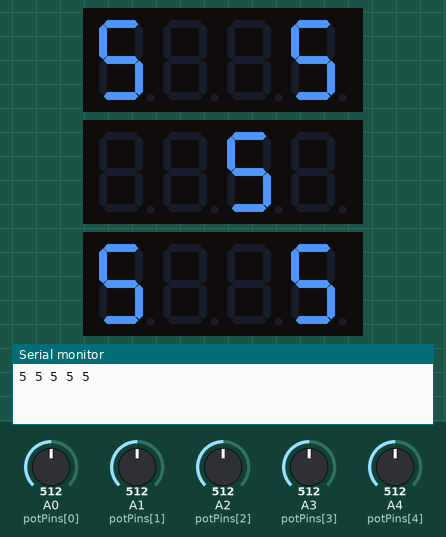
Simulated run of this sketch. Board: Arduino Uno, built with avr-gcc and run on an emulated ATmega328P. Shown: 3 × 4-digit seven-segment display, the last lines printed to the serial monitor. Inputs (shaded band) come from the test bench; at power-on: A0 (potPins[0]) = 512, A1 (potPins[1]) = 512, A2 (potPins[2]) = 512, A3 (potPins[3]) = 512, A4 (potPins[4]) = 512.

Above: at 1.9 s.
2.0 s: A0 (potPins[0]) set to 716
3.8 s: A1 (potPins[1]) set to 716
6.1 s: A2 (potPins[2]) set to 716
8.3 s: A3 (potPins[3]) set to 716
At 9.8 s:
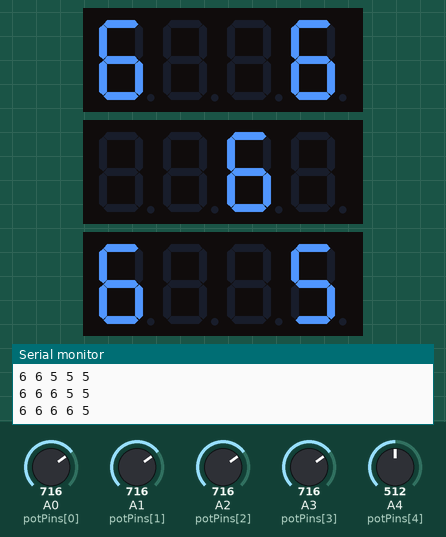
10.6 s: A4 (potPins[4]) set to 716
12.8 s: A0 (potPins[0]) set to 992
At 14.4 s:
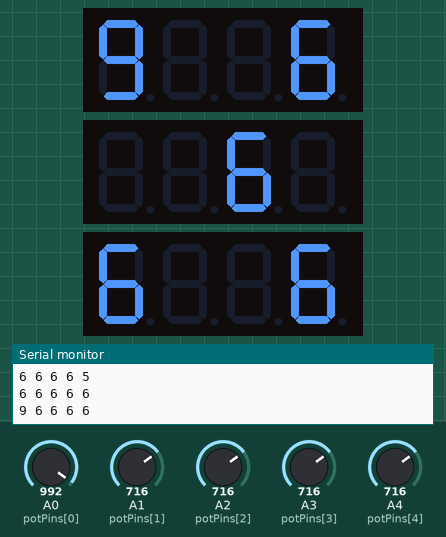
Timing chart, 0 to 15.9 s (numbered marks = the images above; inputs shaded):
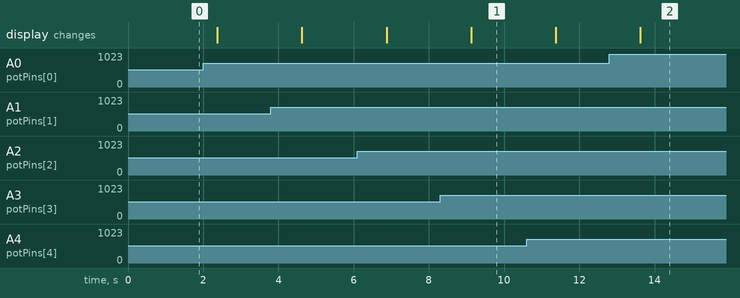

Measured:
- after the input at 8.3 s, the display: changes after 0.83 s (image 1)
- after the input at 12.8 s, the display: changes after 0.83 s (image 2)

The sketch:

segment_potmeters.ino
```cpp
// For displays
// Include the library
#include <TM1637Display.h>

// Define the connections pins
// display 1
#define CLK_1 12
#define DIO_1 11
// display 2
#define CLK_2 10
#define DIO_2 9
// display 3
#define CLK_3 8
#define DIO_3 7
// Create a display object of type TM1637Display
TM1637Display display1 = TM1637Display(CLK_1, DIO_1);
TM1637Display display2 = TM1637Display(CLK_2, DIO_2);
TM1637Display display3 = TM1637Display(CLK_3, DIO_3);

// Create an array that turns all segments ON
const uint8_t allON[] = {0xff, 0xff, 0xff, 0xff};

// Create an array that turns all segments OFF
const uint8_t allOFF[] = {0x00, 0x00, 0x00, 0x00};

// Create A symboll for pit connection
const uint8_t symbol_A[] = {SEG_A | SEG_B | SEG_C | SEG_E | SEG_F | SEG_G};

// For potreadings
class PotentiometerMapper {
  private:              // create variables for class
    int numPots;        // amount of potmeters
    int* potPins;       // set potpins
    int* potValues;     // readings of potmeaters
    int* mappedValues;  // mapped reading of potmeters 0 to 9
  public:
    PotentiometerMapper(int num) {
      numPots = num;
      potPins = new int[numPots];
      potValues = new int[numPots];
      mappedValues = new int[numPots];
      for (int i = 0; i < numPots; i++) {   // set all items to 0 to iniate
        potPins[i] = 0;
        potValues[i] = 0;
        mappedValues[i] = 0;
      }
    }
    ~PotentiometerMapper() {        // delete old values to safe storage
      delete[] potPins;
      delete[] potValues;
      delete[] mappedValues;
    }
    void setPins(int* pins) {       // set pins for reading
      for (int i = 0; i < numPots; i++) {
        potPins[i] = pins[i];
      }
    }
    void readValues() {             // read potmeters and store values
      for (int i = 0; i < numPots; i++) {
        potValues[i] = analogRead(potPins[i]);
      }
    }
    bool mapCompareValues() {              // map readings and store
      bool changed = false;
      for (int i = 0; i < numPots; i++) {
        int newValue = map(potValues[i], 0, 1023, 0, 10);
        if (newValue != mappedValues[i]) {    // check if new mapped vallue differs from previous
          changed = true;
          mappedValues[i] = newValue;
        }
      }
      return changed;
    }
    int* getMappedValues() {      // return mapped values
      return mappedValues;
    }
};

// variable declerations for pot readdings
int numPots = 5;
int potPins[] = {A0, A1, A2, A3, A4};
PotentiometerMapper mapper(numPots);
int* mappedValues;
void setup() {
  Serial.begin(9600);
  display1.setBrightness(5);
  display2.setBrightness(5);
  display3.setBrightness(5);


}

void loop() {
  mapper.setPins(potPins);
  int* prevMappedValues = new int[numPots];     // var to store mapped values to compare in class
  while (true) {
    mapper.readValues();                        // read potpins
    bool changed = mapper.mapCompareValues();   // check for changes
    if (changed) {
     mappedValues = mapper.getMappedValues(); // get curren readings
      for (int i = 0; i < numPots; i++) {
        Serial.print(mappedValues[i]);
        Serial.print(" ");
        prevMappedValues[i] = mappedValues[i];      // set new readings to old for new loop
      }
      Serial.println();
    }
//------------- Displays ---------------------------------
    // Display 1 (top pits)
    display1.clear();
    if(mappedValues[0] != 0){
      display1.showNumberDec(mappedValues[0], false, 1, 0);
    }
    if(mappedValues[3] != 0){
      display1.showNumberDec(mappedValues[3], false, 1, 3);
    }

    // Display 2 (middle pit)
    display2.clear();
    if(mappedValues[2] != 0){
      display2.showNumberDec(mappedValues[2], false, 1, 2);
    }

    // Display 3 (bottom pits)
    display3.clear();
    if(mappedValues[1] != 0){
      display3.showNumberDec(mappedValues[1], false, 1, 0);
    }
    if(mappedValues[4] != 0){
      display3.showNumberDec(mappedValues[4], false, 1, 3);
    }


    delay(1000);
  }
  delete[] prevMappedValues;    // delete to safe storage
}
```
